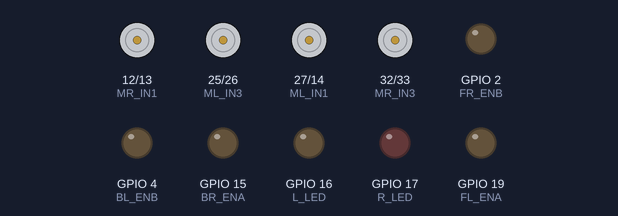
Simulated run of this sketch. Board: ESP32. Shown: motor-driver pin pairs drawn as motors (green arrow = first pin HIGH = forward, orange = second pin HIGH = backward, longer = more drive), output pins drawn as LEDs (lit = HIGH).

Above: at 0.01 s.
At 1.2 s:
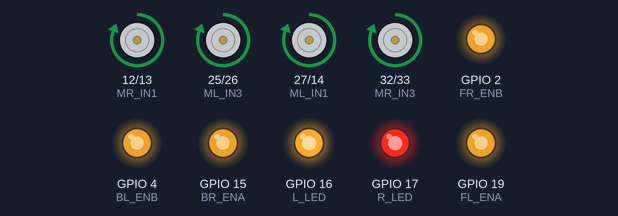
At 2.2 s:
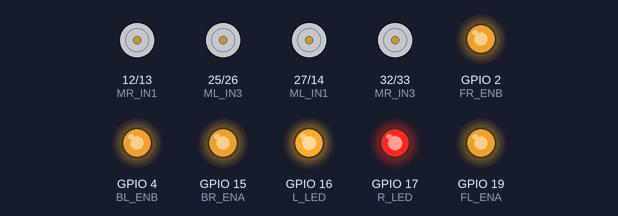
Timing chart, 0 to 3.7 s (numbered marks = the images above):
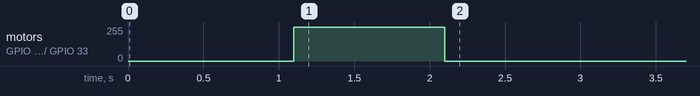

The sketch:

Academy_LAB_AGV_Adjust.ino
```cpp
//-------------------------------------------------Declare variable-------------------------------------------------------//
#define MR_IN1 12 //backright motor
#define MR_IN2 13 //backright motor
#define MR_IN3 32 //frontright motor
#define MR_IN4 33 //frontright motor

#define ML_IN1 27 //frontleft motor
#define ML_IN2 14 //frontleft motor
#define ML_IN3 25 //backleft motor
#define ML_IN4 26 //backleft motor

#define BR_ENA 15  //Pin speed backright motor
#define FR_ENB 2   //Pin speed frontright motor
#define BL_ENB 4   //Pin speed backleft motor
#define FL_ENA 19  //Pin speed frontleft motor

#define L_LED 16  // Left LED
#define R_LED 17  // Right LED

//-----------------------------------------------Adjust range value 120-255-------------------------------------------------------//
uint8_t BR_Speed = 220;  //Adjust speed //backright motor
uint8_t FR_Speed = 220;  //Adjust speed //frontright motor
uint8_t BL_Speed = 220;  //Adjust speed //backleft motor
uint8_t FL_Speed = 220;  //Adjust speed //frontleft motor

//-----------------------------------------------------------------------------------------------------------------------//

//-------------------------------------------------Edit Parameter-------------------------------------------------------//

void setup() {
  Serial.begin(115200);
  motorsetup();
  //---------- LED Pin -----------------//
  pinMode(L_LED, OUTPUT);
  pinMode(R_LED, OUTPUT);

//----------------Edit sequence code here--------------//
  digitalWrite(L_LED, HIGH);
  digitalWrite(R_LED, HIGH);
  delay(1000);

  forward(1000);
  stop(500);

}
void loop() {


}
```

Direction_fn.ino
```cpp
void motorsetup() {
  pinMode(MR_IN1, OUTPUT);
  pinMode(MR_IN2, OUTPUT);
  pinMode(MR_IN3, OUTPUT);
  pinMode(MR_IN4, OUTPUT);
  pinMode(ML_IN1, OUTPUT);
  pinMode(ML_IN2, OUTPUT);
  pinMode(ML_IN3, OUTPUT);
  pinMode(ML_IN4, OUTPUT);
  pinMode(FL_ENA, OUTPUT);
  pinMode(BL_ENB, OUTPUT);
  pinMode(BR_ENA, OUTPUT);
  pinMode(FR_ENB, OUTPUT);
  stop(100);
}
void forward(int d) {
  analogWrite(BR_ENA, BR_Speed); //Pin speed //backright motor
  analogWrite(FR_ENB, FR_Speed); //Pin speed //frontright motor
  analogWrite(BL_ENB, BL_Speed); //Pin speed //backleft motor
  analogWrite(FL_ENA, FL_Speed); //Pin speed //frontleft motor

  digitalWrite(MR_IN1, HIGH);  //backright motor
  digitalWrite(MR_IN2, LOW);   //backright motor
  digitalWrite(MR_IN3, HIGH);  //frontright motor
  digitalWrite(MR_IN4, LOW);   //frontright motor
  digitalWrite(ML_IN1, HIGH);  //frontleft motor
  digitalWrite(ML_IN2, LOW);   //frontleft motor
  digitalWrite(ML_IN3, HIGH);  //backleft motor
  digitalWrite(ML_IN4, LOW);   //backleft motor
  delay(d);
}

void backward(int d) {

}

void turn_right(int d) {

}

void turn_left(int d) {

}

void slide_left(int d) {

}

void slide_right(int d) {

}

void slide_left_forward(int d) {

}

void slide_right_forward(int d) {

}

void slide_left_backward(int d) {

}

void slide_right_backward(int d) {

}

void stop(int d) {
  digitalWrite(MR_IN1, LOW);  //backright motor
  digitalWrite(MR_IN2, LOW);  //backright motor
  digitalWrite(MR_IN3, LOW);  //frontright motor
  digitalWrite(MR_IN4, LOW);  //frontright motor
  digitalWrite(ML_IN1, LOW);  //frontleft motor
  digitalWrite(ML_IN2, LOW);  //frontleft motor
  digitalWrite(ML_IN3, LOW);  //backleft motor
  digitalWrite(ML_IN4, LOW);  //backleft motor
  delay(d);
}
```
